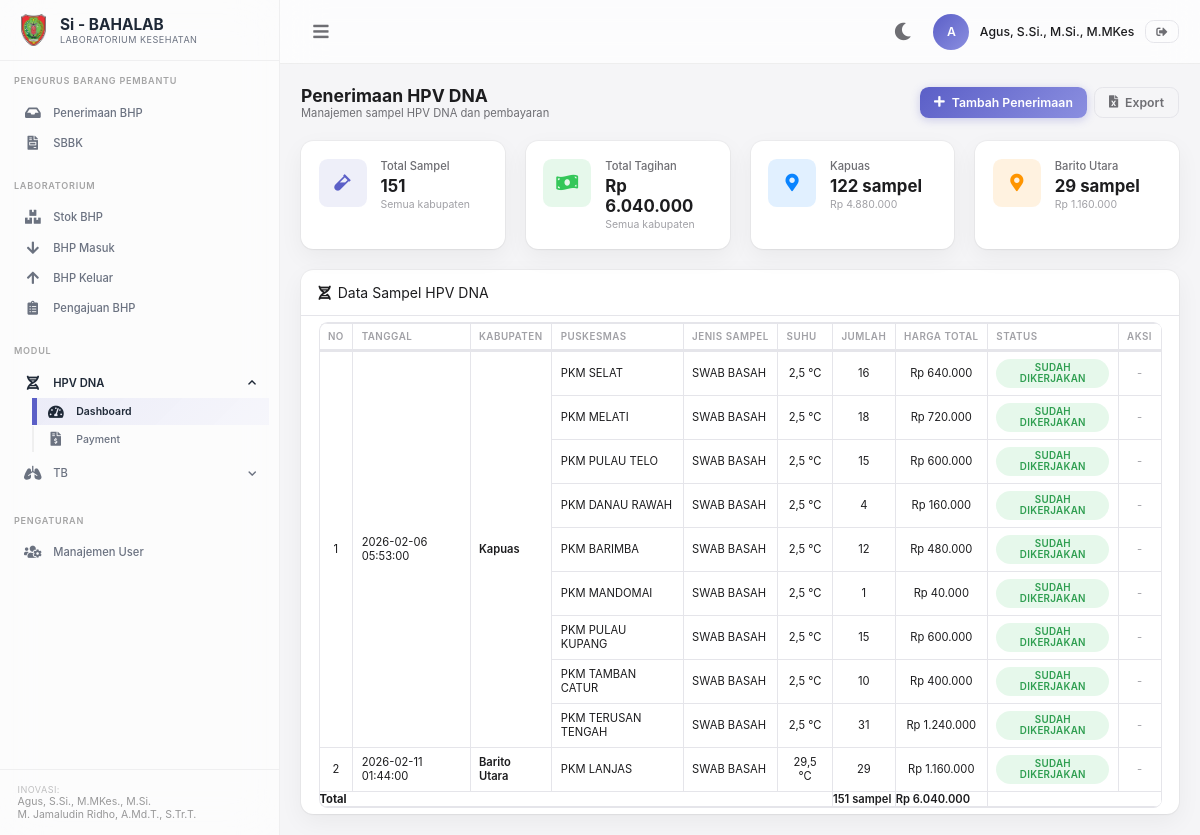
The page /hpv-dna.php (signed in) on the database its author committed.
### tables this page shows
CREATE TABLE `sib_hpv_dna` (
  `id` int NOT NULL AUTO_INCREMENT,
  `tanggal_penerimaan` timestamp NOT NULL DEFAULT CURRENT_TIMESTAMP,
  `nama` varchar(100) DEFAULT NULL,
  `kabupaten` varchar(100) DEFAULT NULL,
  `jenis` varchar(100) DEFAULT NULL,
  `suhu` decimal(5,2) DEFAULT NULL,
  `jumlah` int DEFAULT NULL,
  `harga_satuan` decimal(10,0) DEFAULT NULL,
  `harga_total` decimal(10,0) DEFAULT NULL,
  `status` enum('Belum Dikerjakan','Sudah Dikerjakan') NOT NULL DEFAULT 'Belum Dikerjakan',
  `alasan` text,
  `diproses_oleh` varchar(50) DEFAULT NULL,
  `tgl_disetujui` timestamp NULL DEFAULT NULL,
  `tgl_ditolak` timestamp NULL DEFAULT NULL,
  PRIMARY KEY (`id`)
);

### hpv-dna.php (the view, shortened to what this page needs)
<?php
require 'config.php';
$data = mysqli_query($conn, "SELECT * FROM sib_hpv_dna ORDER BY id ASC");
$list_hpv = [];
while ($d = mysqli_fetch_array($data)) {
    $list_hpv[] = $d;
}
$grouped = [];
foreach ($list_hpv as $d) {
    $kab = !empty($d['kabupaten']) ? $d['kabupaten'] : parse_kabupaten($d['nama']);
    $key = strtolower($kab) . '|' . $d['tanggal_penerimaan'];
    if (!isset($grouped[$key])) {
        $grouped[$key] = [
            'kabupaten' => $kab,
            'tanggal' => $d['tanggal_penerimaan'],
            'records' => [],
            'jumlah' => 0,
            'hargatotal' => 0,
        ];
    }
    $grouped[$key]['records'][] = $d;
    $grouped[$key]['jumlah'] += (int) $d['jumlah'];
    $grouped[$key]['hargatotal'] += (int) $d['harga_total'];
}
$grouped = array_values($grouped);
$kabSum = [];
foreach ($list_hpv as $d) {
    $kab = !empty($d['kabupaten']) ? $d['kabupaten'] : parse_kabupaten($d['nama']);
    if (!isset($kabSum[$kab])) {
        $kabSum[$kab] = ['jumlah' => 0, 'hargatotal' => 0];
    }
    $kabSum[$kab]['jumlah'] += (int) $d['jumlah'];
    $kabSum[$kab]['hargatotal'] += (int) $d['harga_total'];
}
$dashSampel = 0;
$dashHarga = 0;
foreach ($kabSum as $s) {
    $dashSampel += $s['jumlah'];
    $dashHarga += $s['hargatotal'];
}
?>
<div class="page-header">
    <div>
        <h1>Penerimaan HPV DNA</h1>
        <p class="page-subtitle">Manajemen sampel HPV DNA dan pembayaran</p>
    </div>
    <div class="d-flex gap-2">
        <button type="button" class="btn btn-primary" data-toggle="modal" data-target="#myModal">
            <i class="fas fa-plus"></i> Tambah Penerimaan
        </button>
        <a href="export-hpv.php" class="btn btn-outline">
            <i class="fas fa-file-excel"></i> Export
        </a>
    </div>
</div>
<div class="grid grid-4">
    <div class="card stat-card">
        <div class="stat-icon violet"><i class="fas fa-vial"></i></div>
        <div class="stat-info">
            <div class="stat-label">Total Sampel</div>
            <div class="stat-value"><?= $dashSampel; ?></div>
            <div class="stat-desc">Semua kabupaten</div>
        </div>
    </div>
    <div class="card stat-card">
        <div class="stat-icon green"><i class="fas fa-money-bill-wave"></i></div>
        <div class="stat-info">
            <div class="stat-label">Total Tagihan</div>
            <div class="stat-value">Rp <?= number_format($dashHarga, 0, ',', '.'); ?></div>
            <div class="stat-desc">Semua kabupaten</div>
        </div>
    </div>
    <?php
    $colorIdx = 0;
    $colors = ['blue', 'orange', 'violet', 'green'];
    foreach ($kabSum as $kab => $s):
    ?>
    <div class="card stat-card">
        <div class="stat-icon <?= $colors[$colorIdx++ % count($colors)]; ?>"><i class="fas fa-map-marker-alt"></i></div>
        <div class="stat-info">
            <div class="stat-label"><?= htmlspecialchars($kab); ?></div>
            <div class="stat-value"><?= $s['jumlah']; ?> sampel</div>
            <div class="stat-desc">Rp <?= number_format($s['hargatotal'], 0, ',', '.'); ?></div>
        </div>
    </div>
    <?php endforeach; ?>
</div>
<div class="data-table-wrapper" style="margin-top:1.5rem;">
    <div class="table-header">
        <span><i class="fas fa-dna mr-2"></i>Data Sampel HPV DNA</span>
    </div>
    <div class="table-body">
        <div class="table-responsive">
            <table class="table table-bordered" id="dataTable" width="100%" cellspacing="0">
                <thead>
                    <tr>
                        <th class="text-center">No</th>
                        <th>Tanggal</th>
                        <th>Kabupaten</th>
                        <th>Puskesmas</th>
                        <th>Jenis Sampel</th>
                        <th class="text-center">Suhu</th>
                        <th class="text-center">Jumlah</th>
                        <th class="text-center">Harga Total</th>
                        <th class="text-center">Status</th>
                        <th class="text-center">Aksi</th>
                    </tr>
                </thead>
                <tbody>
                    <?php
                    $i = 1;
                    $totalSampel = 0;
                    $totalHarga = 0;
                    foreach ($grouped as $g):
                        $span = count($g['records']);
                        $totalSampel += $g['jumlah'];
                        $totalHarga += $g['hargatotal'];
                    ?>
                    <?php foreach ($g['records'] as $idx => $d):
                        $badgeClass = $d['status'] == 'Sudah Dikerjakan' ? 'badge-success' : 'badge-warning';
                    ?>
                    <tr>
                        <?php if ($idx === 0): ?>
                        <td class="text-center align-middle" rowspan="<?= $span; ?>"><?= $i++; ?></td>
                        <td class="align-middle" rowspan="<?= $span; ?>"><?= htmlspecialchars($g['tanggal']); ?></td>
                        <td class="fw-600 align-middle" rowspan="<?= $span; ?>"><?= htmlspecialchars($g['kabupaten']); ?></td>
                        <?php endif; ?>
                        <td><?= htmlspecialchars($d['nama']); ?></td>
                        <td style="text-transform:uppercase;"><?= htmlspecialchars($d['jenis']); ?></td>
                        <td class="text-center"><?= number_format($d['suhu'], 1, ',', '.'); ?> &deg;C</td>
                        <td class="text-center"><?= (int) $d['jumlah']; ?></td>
                        <td class="text-center">Rp <?= number_format($d['harga_total'], 0, ',', '.'); ?></td>
                        <td class="text-center"><span class="badge <?= $badgeClass; ?>"><?= $d['status']; ?></span></td>
                        <td class="text-center">
                            <?php if ($d['status'] === 'Belum Dikerjakan') { ?>
                            <form method="post" action="aksi-hpv.php" class="d-inline" onsubmit="return confirm('Tandai sudah dikerjakan?')">
                                <?= csrf_field() ?>
                                <input type="hidden" name="aksi" value="setujui">
                                <input type="hidden" name="id" value="<?= $d['id']; ?>">
                                <button type="submit" class="btn btn-success btn-sm">
                                    <i class="fas fa-check"></i> Kerjakan
                                </button>
                            </form>
                            <?php } else { echo '<span class="text-muted">-</span>'; } ?>
                        </td>
                    </tr>
                    <?php endforeach; ?>
                    <?php endforeach; ?>
                </tbody>
                <tfoot>
                    <tr>
                        <td colspan="6" class="text-right"><strong>Total</strong></td>
                        <td class="text-center fw-600"><?= $totalSampel; ?> sampel</td>
                        <td class="text-center fw-600">Rp <?= number_format($totalHarga, 0, ',', '.'); ?></td>
                        <td colspan="2"></td>
                    </tr>
                </tfoot>
            </table>
        </div>
    </div>
</div>
<?php
require 'layout.php';
?>

### rows shown on the page
sib_hpv_dna: kabupaten "Barito Utara", tanggal_penerimaan "2026-02-11 01:44:00", nama "PKM LANJAS", jenis "SWAB BASAH", suhu "29,5", jumlah "29", harga_total "1.160.000", status "SUDAH DIKERJAKAN"
sib_hpv_dna: tanggal "2026-02-06 05:53:00", kabupaten "Kapuas", nama "PKM SELAT", jenis "SWAB BASAH", suhu "2,5", jumlah "16", harga_total "640.000", status "SUDAH DIKERJAKAN"
sib_hpv_dna: nama "PKM MELATI", jenis "SWAB BASAH", suhu "2,5", jumlah "18", harga_total "720.000", status "SUDAH DIKERJAKAN"
sib_hpv_dna: nama "PKM PULAU TELO", jenis "SWAB BASAH", suhu "2,5", jumlah "15", harga_total "600.000", status "SUDAH DIKERJAKAN"
sib_hpv_dna: nama "PKM DANAU RAWAH", jenis "SWAB BASAH", suhu "2,5", jumlah "4", harga_total "160.000", status "SUDAH DIKERJAKAN"
sib_hpv_dna: nama "PKM BARIMBA", jenis "SWAB BASAH", suhu "2,5", jumlah "12", harga_total "480.000", status "SUDAH DIKERJAKAN"
sib_hpv_dna: nama "PKM MANDOMAI", jenis "SWAB BASAH", suhu "2,5", jumlah "1", harga_total "40.000", status "SUDAH DIKERJAKAN"
sib_hpv_dna: nama "PKM PULAU KUPANG", jenis "SWAB BASAH", suhu "2,5", jumlah "15", harga_total "600.000", status "SUDAH DIKERJAKAN"
sib_hpv_dna: nama "PKM TAMBAN CATUR", jenis "SWAB BASAH", suhu "2,5", jumlah "10", harga_total "400.000", status "SUDAH DIKERJAKAN"
sib_hpv_dna: nama "PKM TERUSAN TENGAH", jenis "SWAB BASAH", suhu "2,5", jumlah "31", harga_total "1.240.000", status "SUDAH DIKERJAKAN"

### other values the page prints
substr($_SESSION['nama'] ?? 'U', 0, 1) "A"
$_SESSION['nama'] "Agus, S.Si., M.Si., M.MKes"
$dashSampel "151"
$dashHarga "6.040.000"
$kab "Kapuas"
$s['jumlah'] "122"
$s['hargatotal'] "4.880.000"
$s['jumlah'] "29"
$s['hargatotal'] "1.160.000"
$totalSampel "151"
$totalHarga "6.040.000"
